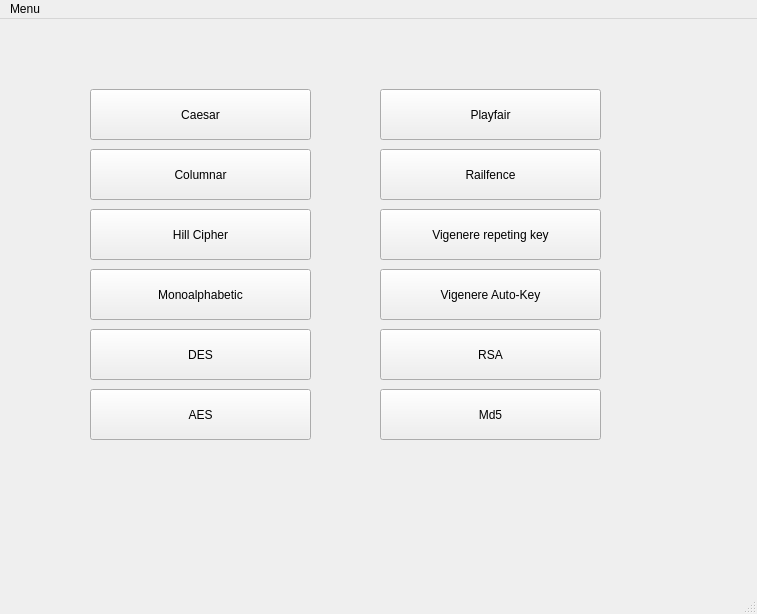
<?xml version="1.0" encoding="UTF-8"?>
<ui version="4.0">
 <class>MainWindow</class>
 <widget class="QMainWindow" name="MainWindow">
  <property name="geometry">
   <rect>
    <x>0</x>
    <y>0</y>
    <width>757</width>
    <height>614</height>
   </rect>
  </property>
  <property name="windowTitle">
   <string>MainWindow</string>
  </property>
  <property name="autoFillBackground">
   <bool>false</bool>
  </property>
  <widget class="QWidget" name="centralwidget">
   <widget class="QPushButton" name="CaesarButton">
    <property name="geometry">
     <rect>
      <x>90</x>
      <y>70</y>
      <width>221</width>
      <height>51</height>
     </rect>
    </property>
    <property name="text">
     <string>Caesar</string>
    </property>
   </widget>
   <widget class="QPushButton" name="HillPushButton">
    <property name="geometry">
     <rect>
      <x>90</x>
      <y>190</y>
      <width>221</width>
      <height>51</height>
     </rect>
    </property>
    <property name="text">
     <string>Hill Cipher</string>
    </property>
   </widget>
   <widget class="QPushButton" name="ColumnarButton">
    <property name="geometry">
     <rect>
      <x>90</x>
      <y>130</y>
      <width>221</width>
      <height>51</height>
     </rect>
    </property>
    <property name="text">
     <string>Columnar</string>
    </property>
   </widget>
   <widget class="QPushButton" name="MonoalphabeticButton">
    <property name="geometry">
     <rect>
      <x>90</x>
      <y>250</y>
      <width>221</width>
      <height>51</height>
     </rect>
    </property>
    <property name="text">
     <string>Monoalphabetic</string>
    </property>
   </widget>
   <widget class="QPushButton" name="VigenereAutoKeyButton">
    <property name="geometry">
     <rect>
      <x>380</x>
      <y>250</y>
      <width>221</width>
      <height>51</height>
     </rect>
    </property>
    <property name="text">
     <string>Vigenere Auto-Key</string>
    </property>
   </widget>
   <widget class="QPushButton" name="VigenereRepeatingKeyButton">
    <property name="geometry">
     <rect>
      <x>380</x>
      <y>190</y>
      <width>221</width>
      <height>51</height>
     </rect>
    </property>
    <property name="text">
     <string>Vigenere repeting key</string>
    </property>
   </widget>
   <widget class="QPushButton" name="RailfenceButton">
    <property name="geometry">
     <rect>
      <x>380</x>
      <y>130</y>
      <width>221</width>
      <height>51</height>
     </rect>
    </property>
    <property name="text">
     <string>Railfence</string>
    </property>
   </widget>
   <widget class="QPushButton" name="playfairButton">
    <property name="geometry">
     <rect>
      <x>380</x>
      <y>70</y>
      <width>221</width>
      <height>51</height>
     </rect>
    </property>
    <property name="text">
     <string>Playfair</string>
    </property>
   </widget>
   <widget class="QPushButton" name="DesButton">
    <property name="geometry">
     <rect>
      <x>90</x>
      <y>310</y>
      <width>221</width>
      <height>51</height>
     </rect>
    </property>
    <property name="text">
     <string>DES</string>
    </property>
   </widget>
   <widget class="QPushButton" name="AesButton">
    <property name="geometry">
     <rect>
      <x>90</x>
      <y>370</y>
      <width>221</width>
      <height>51</height>
     </rect>
    </property>
    <property name="text">
     <string>AES</string>
    </property>
   </widget>
   <widget class="QPushButton" name="RsaButton">
    <property name="geometry">
     <rect>
      <x>380</x>
      <y>310</y>
      <width>221</width>
      <height>51</height>
     </rect>
    </property>
    <property name="text">
     <string>RSA</string>
    </property>
   </widget>
   <widget class="QPushButton" name="Md5Button">
    <property name="geometry">
     <rect>
      <x>380</x>
      <y>370</y>
      <width>221</width>
      <height>51</height>
     </rect>
    </property>
    <property name="text">
     <string>Md5</string>
    </property>
   </widget>
  </widget>
  <widget class="QMenuBar" name="menubar">
   <property name="geometry">
    <rect>
     <x>0</x>
     <y>0</y>
     <width>757</width>
     <height>25</height>
    </rect>
   </property>
   <widget class="QMenu" name="menuMenu">
    <property name="title">
     <string>Menu</string>
    </property>
   </widget>
   <addaction name="menuMenu"/>
  </widget>
  <widget class="QStatusBar" name="statusbar"/>
 </widget>
 <resources/>
 <connections/>
</ui>
